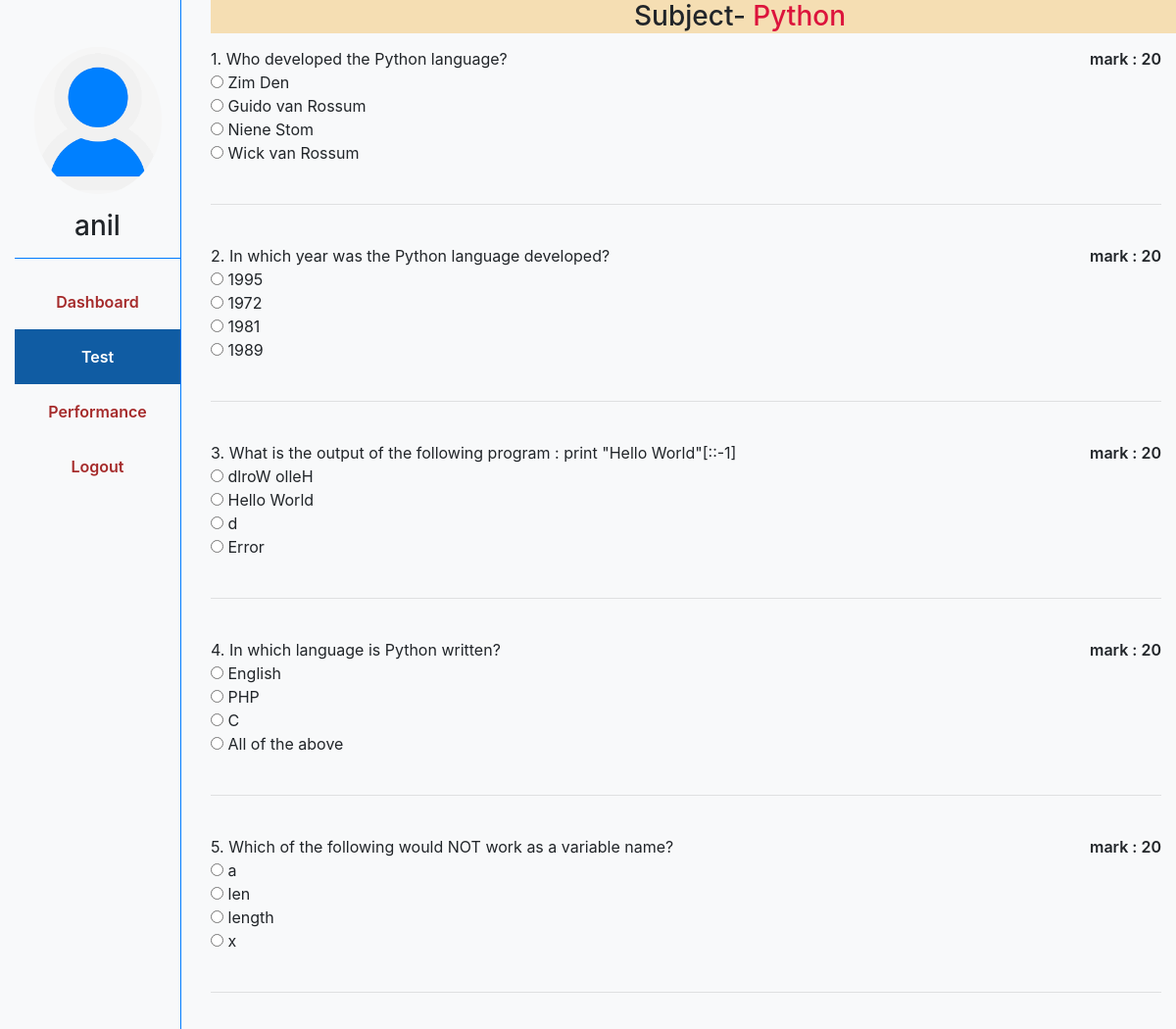
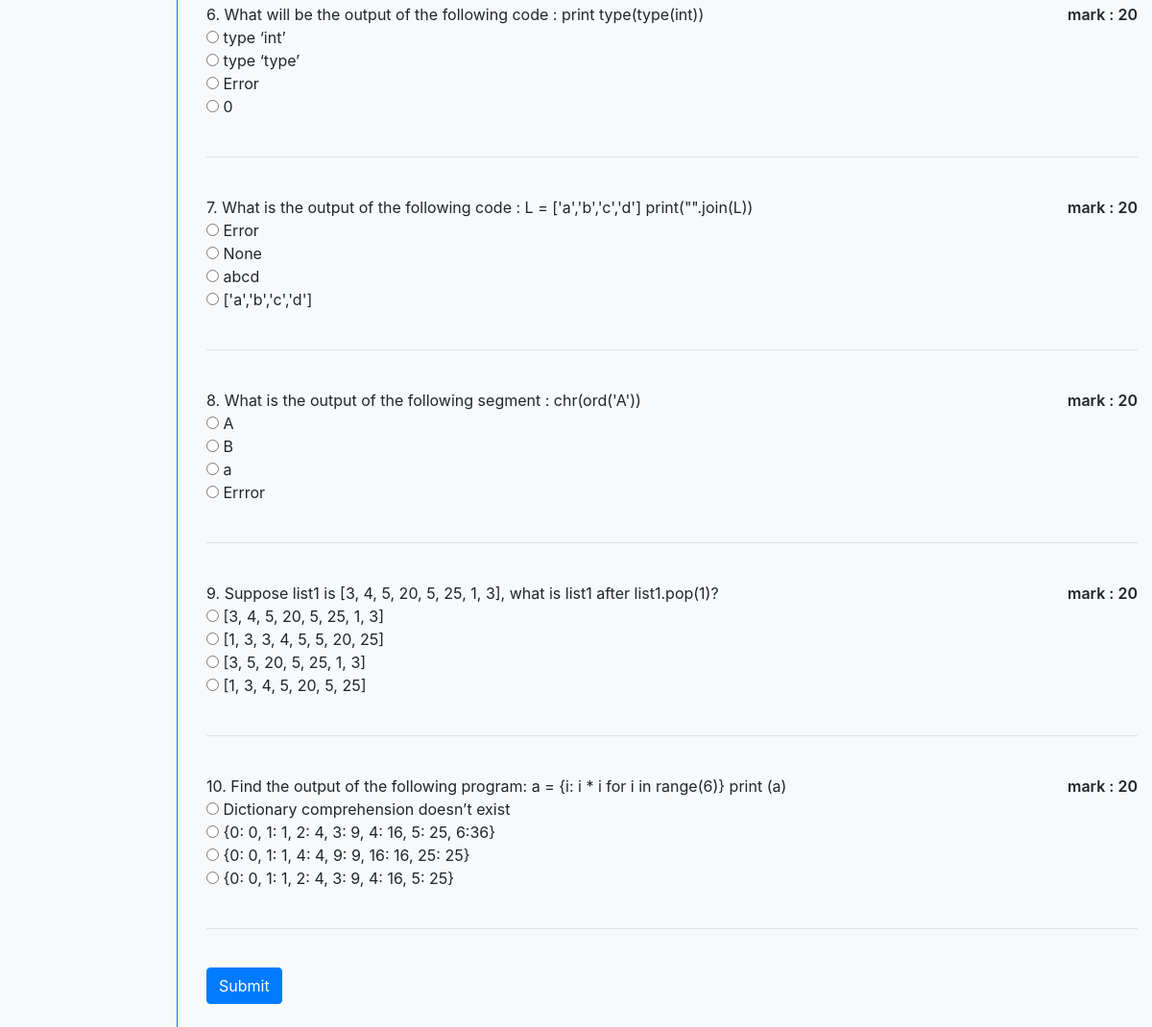
The app's page /student/taketest/1/ (signed in) with its own data (2 pictures, top to bottom).
### student/models.py (models this page shows, shortened)
class Student(models.Model):
    full_name = models.CharField(max_length=50,null=True, blank=True)
    dob = models.DateField(null=True, blank=True)
    user = models.OneToOneField(User, on_delete=models.CASCADE)
    profile_photo = models.ImageField(upload_to='student/profile/', null=True, blank=True)
    address = models.CharField(max_length=50,null=True, blank=True)
    contactno = models.PositiveIntegerField(null=True, blank=True)

### main/models.py (models this page shows)
class User(AbstractUser):
    is_verified = models.BooleanField(default=False)
    is_teacher = models.BooleanField(default=False)
    is_student = models.BooleanField(default=False)

### onlinetest/models.py (models this page shows)
class Subject(models.Model):
    course_name = models.ForeignKey(Course, on_delete=models.CASCADE)
    subject_name = models.CharField(max_length=30)
    total_marks = models.PositiveIntegerField()
    def __str__(self):
        return self.subject_name

class Question(models.Model):
    subject_name = models.ForeignKey(Subject, on_delete=models.CASCADE)
    question = models.TextField()
    option1 = models.CharField(max_length=100)
    option2 = models.CharField(max_length=100)
    option3 = models.CharField(max_length=100)
    option4 = models.CharField(max_length=100)
    correct_option = models.CharField(choices=options,max_length=100)
    ques_mark = models.PositiveIntegerField()

### student/views.py (the view)
# urls.py: path('taketest/<int:id>/',take_test,name="take_test"),
@user_passes_test(lambda u: u.is_student and u.is_verified)
def take_test(request, id):
    ques = 'active'
    stu = Student.objects.filter(user=request.user).first()
    questions = Question.objects.filter(subject_name=id)
    sub_name = questions[0].subject_name
    print(sub_name)
    print(questions)
    return render(request, 'student/take_test.html', locals())

### templates/student/take_test.html (shortened to what this page needs)
{% extends 'student/student_base.html' %}
{% load static %}
{% block css %}
      <link rel="stylesheet" href="{% static 'teacher/css/teacher_base.css' %}">
{% endblock css %}
{% block content %}
<div style="position: fixed; width: 90%; text-align: center;">
<h3 style="text-align: center; background-color: wheat;">Subject- <span style="color: crimson;">{{sub_name}}</span></h3>
</div>
<br>
<br>
<form action="{% url 'student:get_answer' %}">
{% for qs in questions %}
<div>
    {{forloop.counter}}. {{qs.question}} <span style="float: right; font-weight: 600;">mark : {{qs.ques_mark}}</span> <br>
    <input type="radio" name="{{qs.id}}" value="option1"> {{qs.option1}} <br>
    <input type="radio" name="{{qs.id}}" value="option2"> {{qs.option2}} <br>
    <input type="radio" name="{{qs.id}}" value="option3"> {{qs.option3}} <br>
    <input type="radio" name="{{qs.id}}" value="option4"> {{qs.option4}} <br>
<br><hr><br>
{% endfor %}
<button type="submit" class="btn btn-primary"> Submit</button>
</form>
<br><br>
{% endblock %}

### templates/student/student_base.html (shortened to what this page needs)
<!DOCTYPE html>
{% load static %}
<html lang="en">
<head>
     <link rel="stylesheet" href="https://maxcdn.bootstrapcdn.com/bootstrap/4.0.0/css/bootstrap.min.css"
>
    {% block css %}{% endblock css %}
</head>
<body>
    <div class="container-fluid bg-light ">
        <div class="row">
            <div class="col-sm-2">
                <div class="border-right border-primary h-100">
                 <div class="text-center">
                    {% if stu.profile_photo %}
                        <img src='{{stu.profile_photo.url}}' alt="Profile Picture"  class="img-fluid rounded-circle mt-5" width="130px" height="130px">
                    {% else %}
                        No Image Found
                    {% endif %}
                  <h3 class="mt-3">{{user.username}}</h3>
                 </div>
                 <hr class="border-primary">
                 <nav class="nav flex-column text-center">
                    <a href="{% url 'student:profile' %}" class="nav-link {{dashboard}}">Dashboard</a>
                    <a href="{% url 'student:view_test' %}" class="nav-link {{ques}}">Test</a>
                    <a href="{% url 'student:student_performance' %}" class="nav-link {{perfomance}}">Performance</a>
                    <a href="{% url 'main:signout' %}" class="nav-link">Logout</a>
                 </nav>
                </div>
            </div>
            <div class="col-sm-10">
                {% block content %}
                {% endblock %}
            </div>
        </div>
    </div>
</body>
</html>

### static/teacher/css/teacher_base.css (style rules this page uses)
html, body { height: 100% }
.container-fluid { min-height: 100%; }
a.nav-link { color: Brown; font-weight: 600; line-height: 30pt; }
a.nav-link.active { color: white; background-color: rgb(16, 92, 163); }

### records on screen
Student: profile_photo (picture)
User: username "anil"
Subject: subject_name "Python"
Question: question "Who developed the Python language?", ques_mark "20", option1 "Zim Den", option2 "Guido van Rossum", option3 "Niene Stom", option4 "Wick van Rossum"
Question: question "In which year was the Python language developed?", ques_mark "20", option1 "1995", option2 "1972", option3 "1981", option4 "1989"
Question: question "What is the output of the following program : print \"Hello World\"[::-1]", ques_mark "20", option1 "dlroW olleH", option2 "Hello World", option3 "d", option4 "Error"
Question: question "In which language is Python written?", ques_mark "20", option1 "English", option2 "PHP", option3 "C", option4 "All of the above"
Question: question "Which of the following would NOT work as a variable name?", ques_mark "20", option1 "a", option2 "len", option3 "length", option4 "x"
Question: question "What will be the output of the following code : print type(type(int))", ques_mark "20", option1 "type ‘int’", option2 "type ‘type’", option3 "Error", option4 "0"
Question: question "What is the output of the following code : L = ['a','b','c','d'] print(\"\".join(L))", ques_mark "20", option1 "Error", option2 "None", option3 "abcd", option4 "['a','b','c','d']"
Question: question "What is the output of the following segment : chr(ord('A'))", ques_mark "20", option1 "A", option2 "B", option3 "a", option4 "Errror"
Question: question "Suppose list1 is [3, 4, 5, 20, 5, 25, 1, 3], what is list1 after list1.pop(1)?", ques_mark "20", option1 "[3, 4, 5, 20, 5, 25, 1, 3]", option2 "[1, 3, 3, 4, 5, 5, 20, 25]", option3 "[3, 5, 20, 5, 25, 1, 3]", option4 "[1, 3, 4, 5, 20, 5, 25]"
Question: question "Find the output of the following program: a = {i: i * i for i in range(6)} print (a)", ques_mark "20", option1 "Dictionary comprehension doesn’t exist", option2 "{0: 0, 1: 1, 2: 4, 3: 9, 4: 16, 5: 25, 6:36}", option3 "{0: 0, 1: 1, 4: 4, 9: 9, 16: 16, 25: 25}", option4 "{0: 0, 1: 1, 2: 4, 3: 9, 4: 16, 5: 25}"
